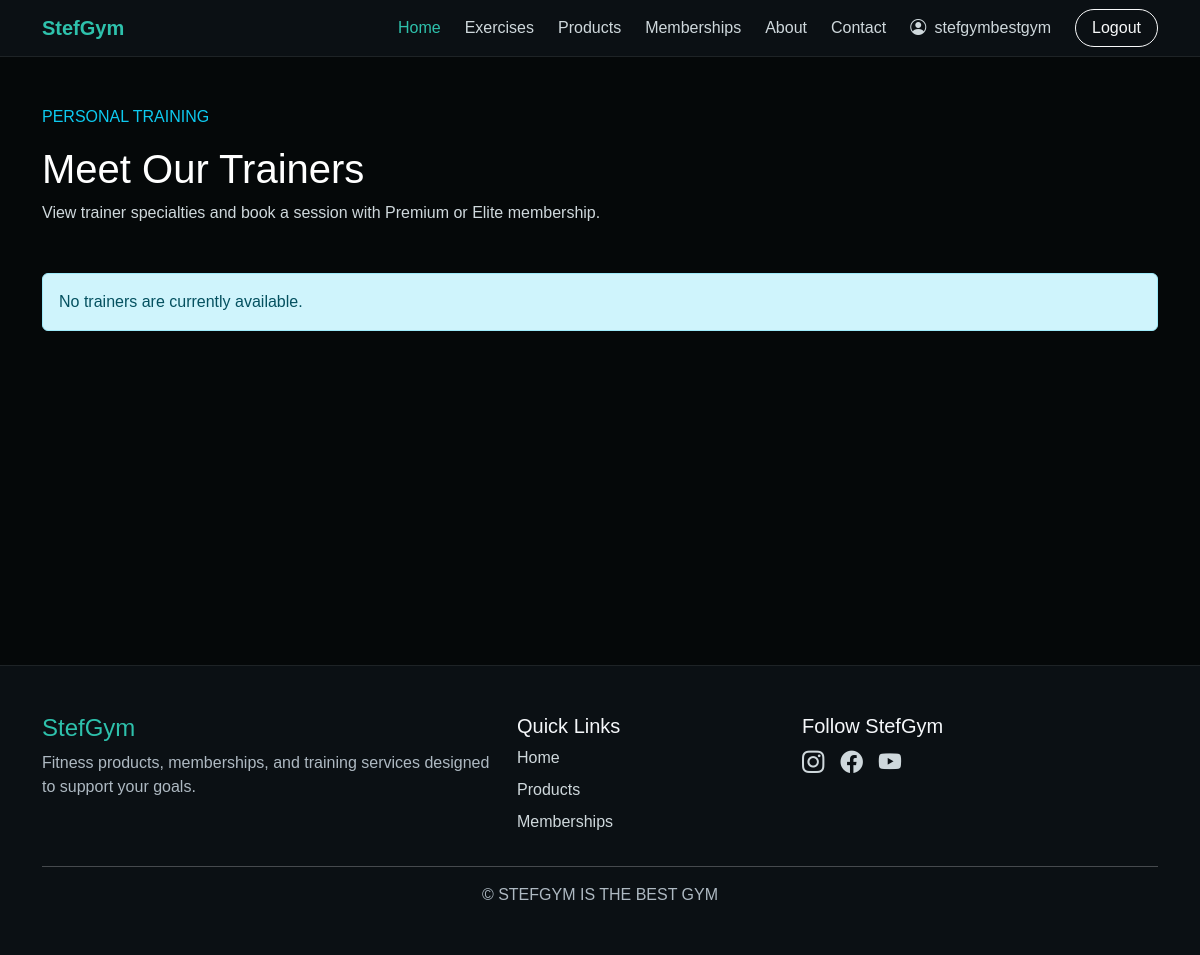
The page /bookings/trainers/ (signed in) on the database as committed earlier.
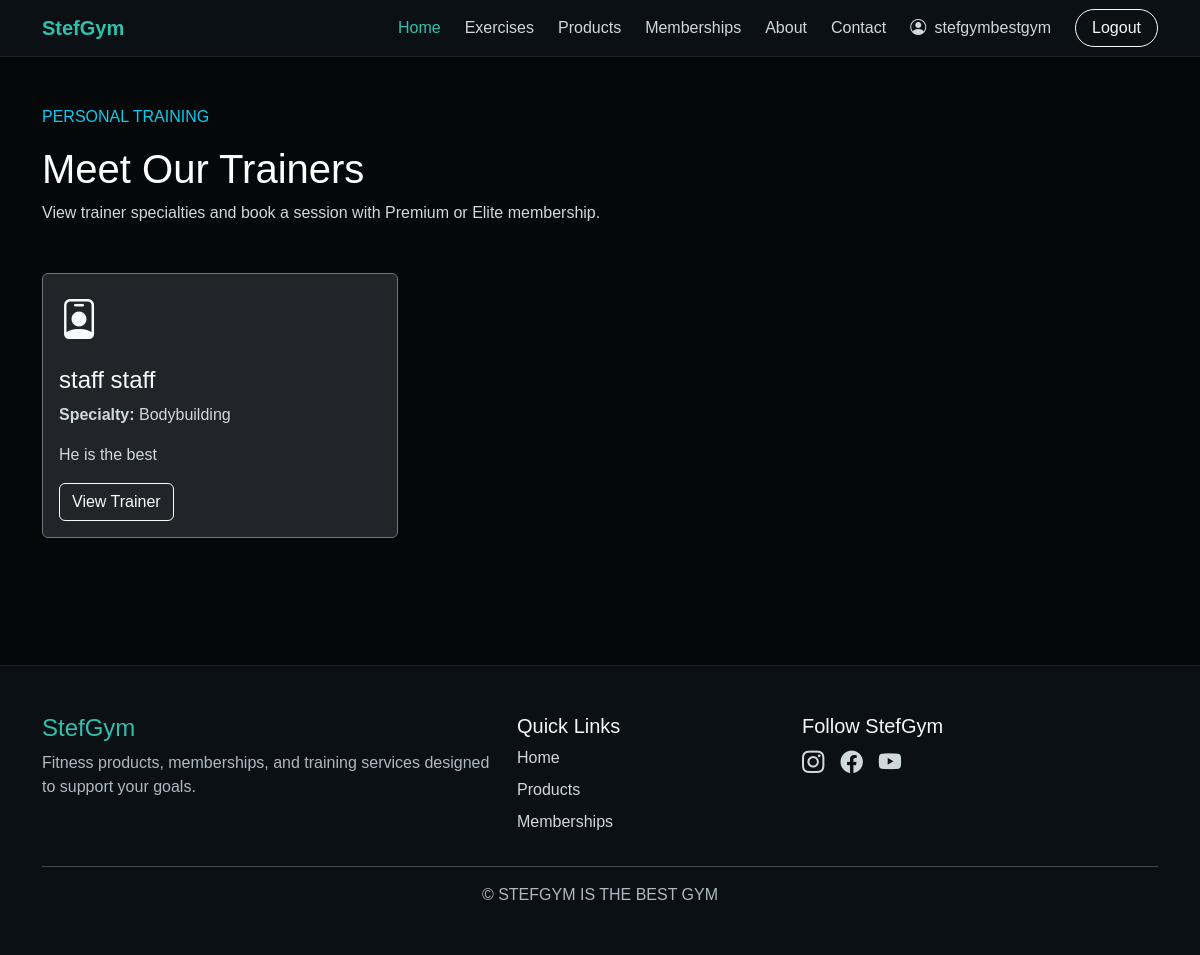
The same page on the database as committed later.
### bookings/models.py (models this page shows, shortened)
class TrainerProfile(models.Model):
    user =models.OneToOneField(
        settings.AUTH_USER_MODEL,
        on_delete=models.CASCADE,
        related_name="trainer_profile",
    )
    specialty=models.CharField(max_length=100)
    biography=models.TextField(blank=True)
    is_available=models.BooleanField(default=True)

### bookings/views.py (the view)
# urls.py: path("trainers/",views.trainer_list,name="trainer_list",),
@login_required
def trainer_list(request):
    trainers=TrainerProfile.objects.filter(
        is_available=True
    ).select_related("user")
    return render(
        request,
        "bookings/trainer_list.html",
        {"trainers": trainers},
    )

### bookings/templates/bookings/trainer_list.html (shortened to what this page needs)
{% extends "navbarfooter.html" %}
{% block content %}
<section class="container py-5">
    <div class="mb-5">
        <p class="text-uppercase text-info">Personal Training</p>
        <h1>Meet Our Trainers</h1>
        <p>
            View trainer specialties and book a session with
            Premium or Elite membership.
        </p>
    </div>
    <div class="row g-4">
        {% for trainer in trainers %}
            <div class="col-md-6 col-lg-4">
                <article class="card bg-dark text-light border-secondary h-100">
                    <div class="card-body">
                        <i class="bi bi-person-badge fs-1"></i>
                        <h2 class="h4 mt-3">
                            {{ trainer.user.get_full_name|default:trainer.user.username }}
                        </h2>
                        <p>
                            <strong>Specialty:</strong>
                            {{ trainer.specialty }}
                        </p>
                        <p>
                            {{ trainer.biography|truncatewords:25 }}
                        </p>
                        <a
                            href="{% url 'bookings:trainer_detail' trainer.id %}"
                            class="btn btn-outline-light"
                        >
                            View Trainer
                        </a>
                    </div>
                </article>
            </div>
        {% empty %}
            <div class="col-12">
                <div class="alert alert-info">
                    No trainers are currently available.
                </div>
            </div>
        {% endfor %}
    </div>
</section>
{% endblock %}

Rows that differ between the two databases and show on the page:
added TrainerProfile: user.get_full_name "staff staff", specialty "Bodybuilding", biography "He is the best"
Other text that changed with them:
text no longer shown: "No trainers are currently available."
